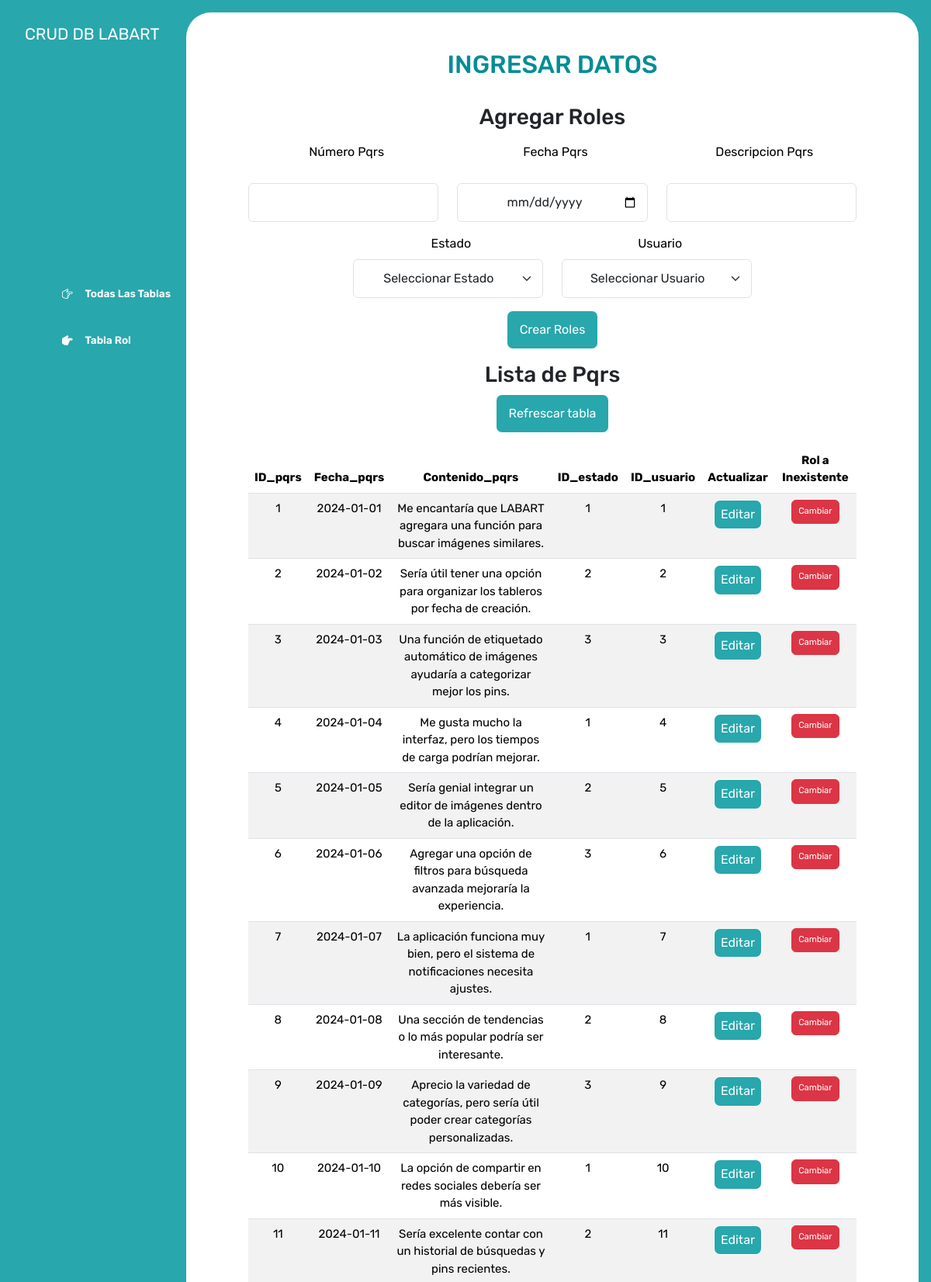
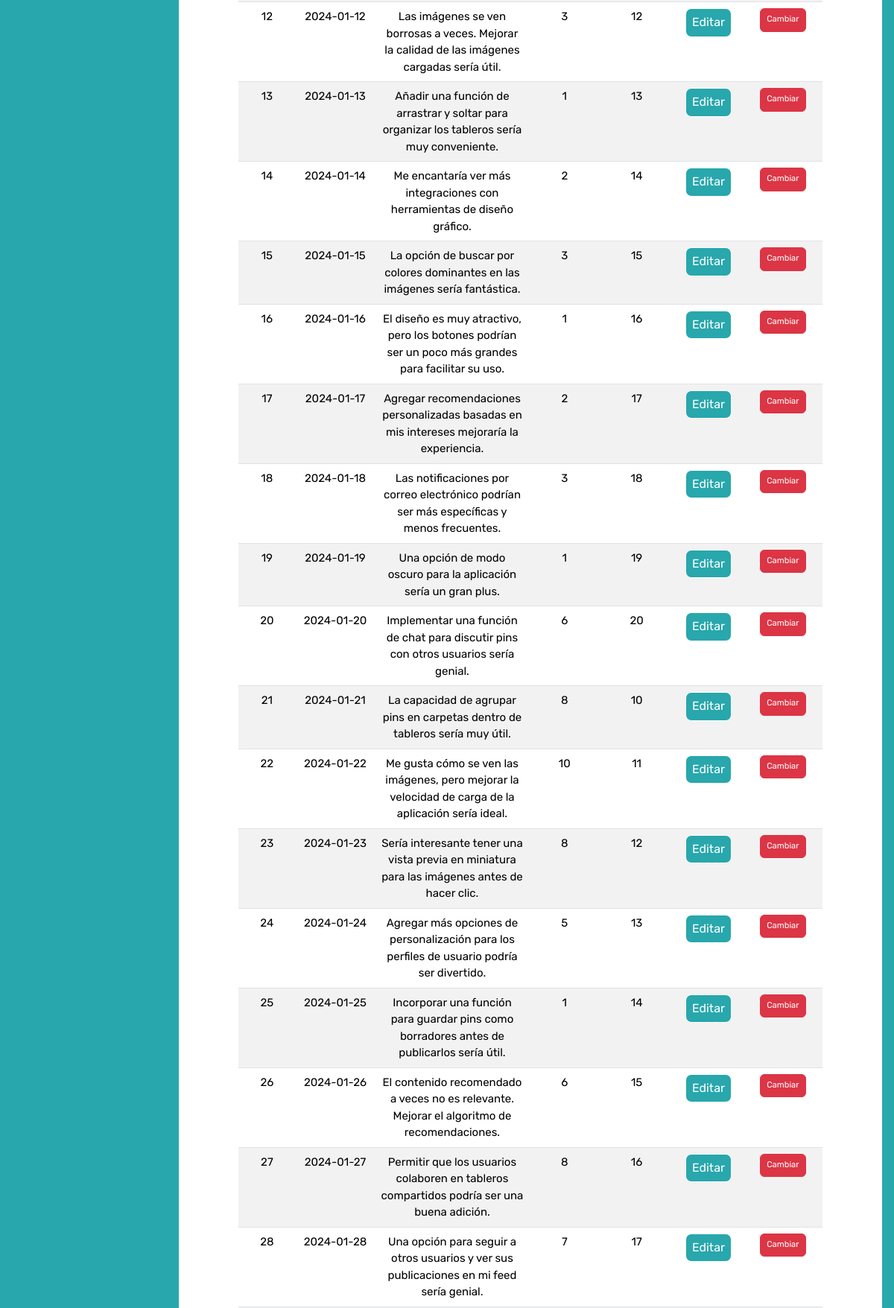
The page /Controlador/controladorPqrs.php (upper part) on the database its author committed (2 pictures, top to bottom).
### tables this page shows
CREATE TABLE PQRS (
    ID_pqrs INT(10) PRIMARY KEY,
    Fecha_pqrs DATE,
    Contenido_pqrs VARBINARY(255),
    ID_estado INT(10),
    ID_usuario INT(10)
);

### Controlador/controladorPqrs.php (called while the page is built, shortened)
<?php
require_once '../Modelo/Pqrs.php';
$gestorPqrs = new Pqrs();
$resultado = $gestorPqrs->consultarPqrs();
include "../Vista/vistaPqrs.php";

### Modelo/Conexion.php (called while the page is built)
<?php
function Conectarse(){
	$Conexion =  mysqli_connect("localhost","root","","labart");
	return $Conexion;
}
?>

### Modelo/Pqrs.php (called while the page is built, shortened)
<?php
require_once 'Conexion.php';
class Pqrs
{
     public function consultarPqrs()
 	{
        $this->Conexion = Conectarse();
        $sql_key = "SET @encryption_key = 'MiClaveDeEncriptacionSegura123!';";
        $this->Conexion->query($sql_key);
        $sql="SELECT
                ID_pqrs,
                Fecha_pqrs,
                AES_DECRYPT((Contenido_pqrs), @encryption_key) AS Contenido_pqrs,
                ID_estado,
                ID_usuario
        FROM pqrs";
 		$resultado=$this->Conexion->query($sql);
 		return $resultado;
 	}
}

### Vista/vistaPqrs.php (the view, shortened to what this page needs)
<!DOCTYPE html>
<html lang="en">
<head>
    <link rel="stylesheet" href="https://cdn.jsdelivr.net/npm/bootstrap-icons@1.9.1/font/bootstrap-icons.css">
    <link rel="stylesheet" href="../style.css">
    <link href="https://cdn.jsdelivr.net/npm/bootstrap@5.3.3/dist/css/bootstrap.min.css" rel="stylesheet">
</head>
<body>
    <div class="wrapper justify-content-center">
        <aside>
            <header>
                <h1 class="logo">CRUD DB LABART</h1>
            </header>
            <nav>
                <ul class="menu">
                <li>
                    <button id="todos" class="boton-menu boton-categoria" onclick="location.href='../index.php';">
                        <i class="bi bi-hand-index-thumb"></i> Todas Las Tablas
                    </button>
                </li>
                    <li>
                        <button id="abrigos" class="boton-menu boton-categoria active"><i class="bi bi-hand-index-thumb-fill"></i> Tabla Rol</button>
                    </li>
                </ul>
            </nav>
        </aside>
        <main>
            <h2 class="titulo-principal" id="titulo-principal">INGRESAR DATOS</h2>
            <div id="contenedor-productos" class="contenedor-productos">
                <div class="contenedor">
                    <h3>Agregar Roles</h3>
                    <form action="../Controlador/controladorPqrs.php" method="post">
                        <div class="row mt-3">
                            <div class="col-md-4">
                                <label for="ID_pqrs" class="form-label">Número Pqrs</label>
                                <input class="form-control" id="ID_pqrs" name="ID_pqrs" type="text">
                            </div>
                            <div class="col-md-4">
                                <label for="Fecha_pqrs" class="form-label">Fecha Pqrs</label>
                                <input class="form-control" id="Fecha_pqrs" name="Fecha_pqrs" type="date">
                            </div>
                            <div class="col-md-4">
                                <label for="Contenido_pqrs" class="form-label">Descripcion Pqrs</label>
                                <input class="form-control" id="Contenido_pqrs" name="Contenido_pqrs" type="text">
                            </div>
                        </div>
                        <div class="row mt-3 justify-content-center">
                          <div class="col-md-4">
                            <label for="ID_estado" class="form-label">Estado</label>
                            <select class="form-select" id="ID_estado" name="ID_estado">
                                <option value="">Seleccionar Estado</option>
                            </select>
                        </div>
                          <div class="col-md-4">
                            <label for="ID_usuario" class="form-label">Usuario</label>
                            <select class="form-select" id="ID_usuario" name="ID_usuario">
                                <option value="">Seleccionar Usuario</option>
                            </select>
                        </div>
                        </div>
                        <button class="Boton_refrescar mt-3" type="submit" name="Acciones" value="Crear Pqrs">Crear Roles</button>
                    </form>
                        <h3 class="mt-3">Lista de Pqrs</h3>
                        <form action="../Controlador/controladorPqrs.php" method="post">
                            <button class="Boton_refrescar mb-3" type="submit" name="Acciones" value="Refrescar tabla">Refrescar tabla</button>
                        </form>
                        <div class="table-responsive">
                        <table class="table table-striped table-hover">
                            <thead>
                                <tr>
                                    <th>ID_pqrs</th>
                                    <th>Fecha_pqrs</th>
                                    <th>Contenido_pqrs</th>
                                    <th>ID_estado</th>
                                    <th>ID_usuario</th>
                                    <th>Actualizar</th>
                                    <th>Rol a Inexistente</th>
                                </tr>
                            </thead>
                            <tbody>
                                <?php
                                while ($fila = mysqli_fetch_assoc($resultado)) {
                                    echo "<tr>";
                                    echo "<td>{$fila['ID_pqrs']}</td>";
                                    echo "<td>{$fila['Fecha_pqrs']}</td>";
                                    echo "<td>{$fila['Contenido_pqrs']}</td>";
                                    echo "<td>{$fila['ID_estado']}</td>";
                                    echo "<td>{$fila['ID_usuario']}</td>";
                                    echo "<td><button class='Boton_refrescar' style='padding: 0.40rem 0.5rem; font-size: 1rem;' data-bs-toggle='modal' data-bs-target='#updateModal{$fila['ID_pqrs']}'>Editar</button></td>";
                                    echo "<td>
                                        <form action='../Controlador/controladorPqrs.php' method='post'>
                                            <input type='hidden' name='ID_pqrs' value='{$fila['ID_pqrs']}'>
                                            <button class='btn btn-danger' style='padding: 0.40rem 0.5rem; font-size: 0.7rem;' type='submit' name='Acciones' value='Borrar Pqrs'>Cambiar</button>
                                        </form>
                                    </td>";
                                    echo "</tr>";
                                }
                                ?>
                            </tbody>
                        </table>
                        </div>
                    </div>
                </div>
            </main>
        </div>
</body>
</html>

### style.css (style rules this page uses)
:root { --clr-main: #28a7ac; --clr-main-light: #02ffff; --clr-white: #ffffff; --clr-gray: #696969; --clr-red: #ff0000; --clr-dark-cyan:#038d97; --clr-black:#000000; }
* { margin: 0; padding: 0; box-sizing: border-box; font-family: 'Rubik', sans-serif; }
body, html { margin: 0; padding: 0; height: 100%; background-color: var(--clr-main); }
main { background-color: var(--clr-white); margin: 1rem; margin-left: 0; border-radius: 2rem; padding: 3rem; text-align: center; align-items: center; }
h1, h2, h3, h4, h5, h6, p, a, input, textarea, ul { margin: 0; padding: 0; }
ul { list-style-type: none; }
.wrapper { display: grid; grid-template-columns: 1fr 4fr; background-color: var(--clr-main); }
aside { padding: 2rem; padding-right: 0; color: var(--clr-white); position: sticky; top: 0; height: 100vh; display: flex; flex-direction: column; justify-content: space-between; background-color: var(--clr-main); }
.logo { font-weight: 400; font-size: 1.3rem; color: var(--clr-white); }
.menu { display: flex; flex-direction: column; gap: .5rem; }
.boton-menu { background-color: transparent; border: 0; color: var(--clr-cyan); cursor: pointer; display: flex; align-items: center; gap: 1rem; font-weight: 600; padding: 1rem; font-size: .85rem; width: 100%; transition: background-color 0.3s ease, color 0.3s ease; }
.boton-menu.active::before, .boton-menu.active::after { content: ''; position: absolute; width: 1rem; height: 2rem; background-color: var(--clr-main); border-radius: .5rem; }
.boton-menu.active::before { bottom: 100%; right: 0; box-shadow: 0 1rem 0 var(--clr-main); }
.boton-menu.active::after { top: 100%; right: 0; box-shadow: 0 -1rem 0 var(--clr-main); }
.boton-menu > i.bi-hand-index-thumb-fill, .boton-menu > i.bi-hand-index-thumb { transform: rotateZ(90deg); }
.titulo-principal { color: var(--clr-dark-cyan); margin-bottom: 2rem; }
.contenedor-productos { display: flex; grid-template-columns: repeat(4, 1fr); gap: 1rem; justify-content: center; }
table { font-size: 15px; border-collapse: collapse; border-radius: 20px; width: 100%; }
thead { background-color: var(--clr-main); color: var(--clr-white); }
tbody { background-color: var(--clr-gray); color: var(--clr-main); }
tr { border-radius: 10px; }
tr:nth-child(even) { background-color: var(--clr-main-light); }
select, form input { width: 210px; height: 50px; margin-top: 20px; text-align: center; border-radius: 15px; font-size: 18px; border: 4px solid var(--clr-main); background-color: var(--clr-white); }
input::placeholder { font-size: 18px; }
.contenedor { margin-left: 2rem; margin-right: 2rem; }
form { border-radius: 50px; text-align: center; justify-content: center; width: auto; height: auto; }
label { font-size: 16px; color: var(--clr-black); cursor: pointer; margin-left: 0.5rem; }
.Boton_refrescar { background-color: var(--clr-main); color: var(--clr-white); padding: 0.75rem 1rem; border: 0.1px solid var(--clr-white); border-radius: 0.5rem; cursor: pointer; transition: background-color 0.3s ease, color 0.3s ease, border-color 0.3s ease; }

### rows shown on the page
pqrs: ID_pqrs "1", Fecha_pqrs "2024-01-01", Contenido_pqrs "Me encantaría que LABART agregara una función para buscar imágenes similares.", ID_estado "1", ID_usuario "1"
pqrs: ID_pqrs "2", Fecha_pqrs "2024-01-02", Contenido_pqrs "Sería útil tener una opción para organizar los tableros por fecha de creación.", ID_estado "2", ID_usuario "2"
pqrs: ID_pqrs "3", Fecha_pqrs "2024-01-03", Contenido_pqrs "Una función de etiquetado automático de imágenes ayudaría a categorizar mejor los pins.", ID_estado "3", ID_usuario "3"
pqrs: ID_pqrs "4", Fecha_pqrs "2024-01-04", Contenido_pqrs "Me gusta mucho la interfaz, pero los tiempos de carga podrían mejorar.", ID_estado "1", ID_usuario "4"
pqrs: ID_pqrs "5", Fecha_pqrs "2024-01-05", Contenido_pqrs "Sería genial integrar un editor de imágenes dentro de la aplicación.", ID_estado "2", ID_usuario "5"
pqrs: ID_pqrs "6", Fecha_pqrs "2024-01-06", Contenido_pqrs "Agregar una opción de filtros para búsqueda avanzada mejoraría la experiencia.", ID_estado "3", ID_usuario "6"
pqrs: ID_pqrs "7", Fecha_pqrs "2024-01-07", Contenido_pqrs "La aplicación funciona muy bien, pero el sistema de notificaciones necesita ajustes.", ID_estado "1", ID_usuario "7"
pqrs: ID_pqrs "8", Fecha_pqrs "2024-01-08", Contenido_pqrs "Una sección de tendencias o lo más popular podría ser interesante.", ID_estado "2", ID_usuario "8"
pqrs: ID_pqrs "9", Fecha_pqrs "2024-01-09", Contenido_pqrs "Aprecio la variedad de categorías, pero sería útil poder crear categorías personalizadas.", ID_estado "3", ID_usuario "9"
pqrs: ID_pqrs "10", Fecha_pqrs "2024-01-10", Contenido_pqrs "La opción de compartir en redes sociales debería ser más visible.", ID_estado "1", ID_usuario "10"
pqrs: ID_pqrs "11", Fecha_pqrs "2024-01-11", Contenido_pqrs "Sería excelente contar con un historial de búsquedas y pins recientes.", ID_estado "2", ID_usuario "11"
pqrs: ID_pqrs "12", Fecha_pqrs "2024-01-12", Contenido_pqrs "Las imágenes se ven borrosas a veces. Mejorar la calidad de las imágenes cargadas sería útil.", ID_estado "3", ID_usuario "12"
pqrs: ID_pqrs "13", Fecha_pqrs "2024-01-13", Contenido_pqrs "Añadir una función de arrastrar y soltar para organizar los tableros sería muy conveniente.", ID_estado "1", ID_usuario "13"
pqrs: ID_pqrs "14", Fecha_pqrs "2024-01-14", Contenido_pqrs "Me encantaría ver más integraciones con herramientas de diseño gráfico.", ID_estado "2", ID_usuario "14"
pqrs: ID_pqrs "15", Fecha_pqrs "2024-01-15", Contenido_pqrs "La opción de buscar por colores dominantes en las imágenes sería fantástica.", ID_estado "3", ID_usuario "15"
pqrs: ID_pqrs "16", Fecha_pqrs "2024-01-16", Contenido_pqrs "El diseño es muy atractivo, pero los botones podrían ser un poco más grandes para facilitar su uso.", ID_estado "1", ID_usuario "16"
pqrs: ID_pqrs "17", Fecha_pqrs "2024-01-17", Contenido_pqrs "Agregar recomendaciones personalizadas basadas en mis intereses mejoraría la experiencia.", ID_estado "2", ID_usuario "17"
pqrs: ID_pqrs "18", Fecha_pqrs "2024-01-18", Contenido_pqrs "Las notificaciones por correo electrónico podrían ser más específicas y menos frecuentes.", ID_estado "3", ID_usuario "18"
pqrs: ID_pqrs "19", Fecha_pqrs "2024-01-19", Contenido_pqrs "Una opción de modo oscuro para la aplicación sería un gran plus.", ID_estado "1", ID_usuario "19"
pqrs: ID_pqrs "20", Fecha_pqrs "2024-01-20", Contenido_pqrs "Implementar una función de chat para discutir pins con otros usuarios sería genial.", ID_estado "6", ID_usuario "20"
pqrs: ID_pqrs "21", Fecha_pqrs "2024-01-21", Contenido_pqrs "La capacidad de agrupar pins en carpetas dentro de tableros sería muy útil.", ID_estado "8", ID_usuario "10"
pqrs: ID_pqrs "22", Fecha_pqrs "2024-01-22", Contenido_pqrs "Me gusta cómo se ven las imágenes, pero mejorar la velocidad de carga de la aplicación sería ideal.", ID_estado "10", ID_usuario "11"
pqrs: ID_pqrs "23", Fecha_pqrs "2024-01-23", Contenido_pqrs "Sería interesante tener una vista previa en miniatura para las imágenes antes de hacer clic.", ID_estado "8", ID_usuario "12"
pqrs: ID_pqrs "24", Fecha_pqrs "2024-01-24", Contenido_pqrs "Agregar más opciones de personalización para los perfiles de usuario podría ser divertido.", ID_estado "5", ID_usuario "13"
pqrs: ID_pqrs "25", Fecha_pqrs "2024-01-25", Contenido_pqrs "Incorporar una función para guardar pins como borradores antes de publicarlos sería útil.", ID_estado "1", ID_usuario "14"
pqrs: ID_pqrs "26", Fecha_pqrs "2024-01-26", Contenido_pqrs "El contenido recomendado a veces no es relevante. Mejorar el algoritmo de recomendaciones.", ID_estado "6", ID_usuario "15"
pqrs: ID_pqrs "27", Fecha_pqrs "2024-01-27", Contenido_pqrs "Permitir que los usuarios colaboren en tableros compartidos podría ser una buena adición.", ID_estado "8", ID_usuario "16"
pqrs: ID_pqrs "28", Fecha_pqrs "2024-01-28", Contenido_pqrs "Una opción para seguir a otros usuarios y ver sus publicaciones en mi feed sería genial.", ID_estado "7", ID_usuario "17"
